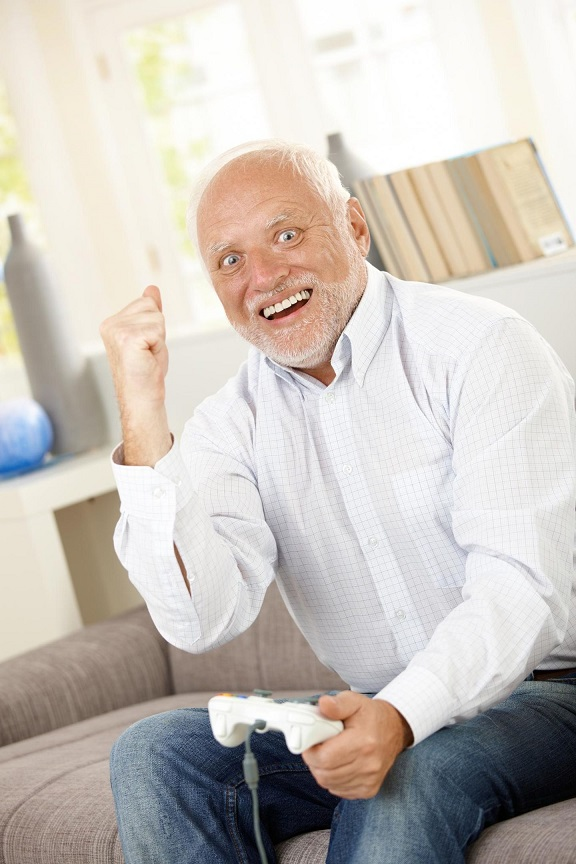
#> input picture images/harold_original.jpg, 576 x 864 px, found by its file name
$ jupyter execute Filtering.ipynb   (older library calls are emulated)
#> lines starting #> are read from the running program, lines starting #| are printed output that depends on the picture
<a href="https://colab.research.google.com/github/nerovalerius/convolution/blob/main/Filtering.ipynb" target="_parent"></a>

[cell 1]
import numpy as np
import cv2
from matplotlib import pyplot as plt
from skimage.util import random_noise
import urllib

[cell 2]
def show_img(img,title):
  plt.imshow(img,cmap='Greys_r')
  plt.title(title)
  plt.show()

[cell 3]
img = cv2.imread('harold_original.jpg',cv2.IMREAD_GRAYSCALE)
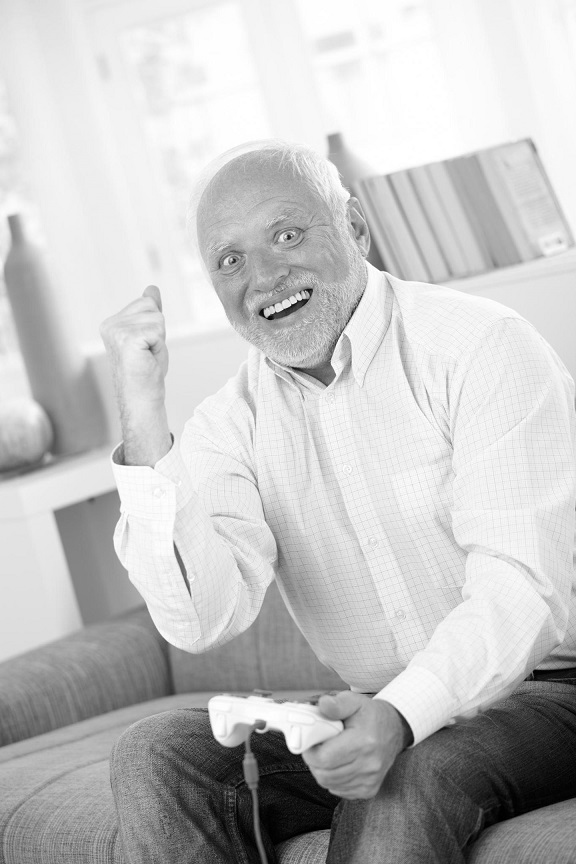
#> img: shape (864, 576); min 0, max 255, mean 195.1
show_img(img,"Original Image")

[cell 4]
img_noise = random_noise(img, mode='s&p')
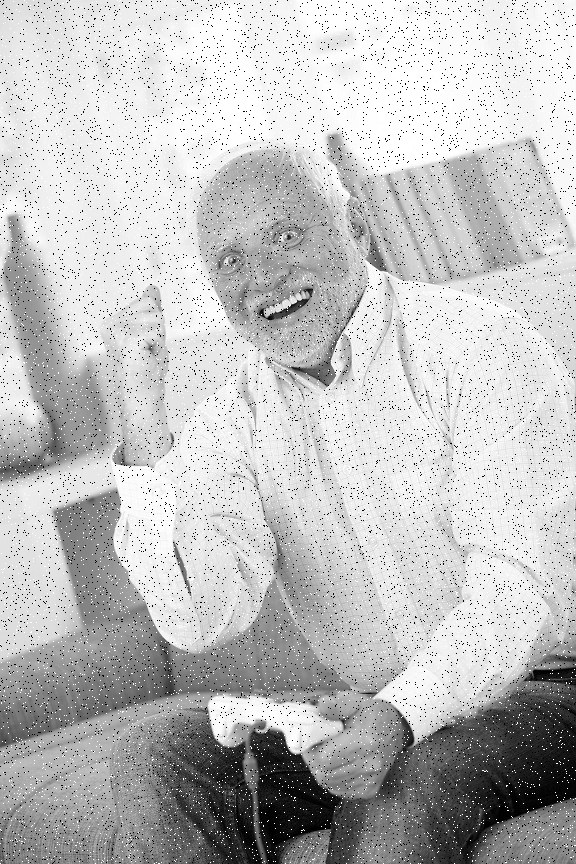
#> img_noise: shape (864, 576) float64; min 0, max 1, mean 0.752
# img_noise pixel values are in range(0,1) and I have to convert it to range(0,255)
# Convert it
img_noise = 255*img_noise
img_noise = img_noise.astype('uint8')
# Show the image
show_img(img_noise,"Image with Salt and Pepper Noise")

[cell 5]
# Apply mean filter
ker_size = 5
norm_fac = ker_size ** 2
kernel = np.ones((ker_size,ker_size),np.uint8)/norm_fac
img_filtered_avg = cv2.filter2D(img_noise,-1,kernel)
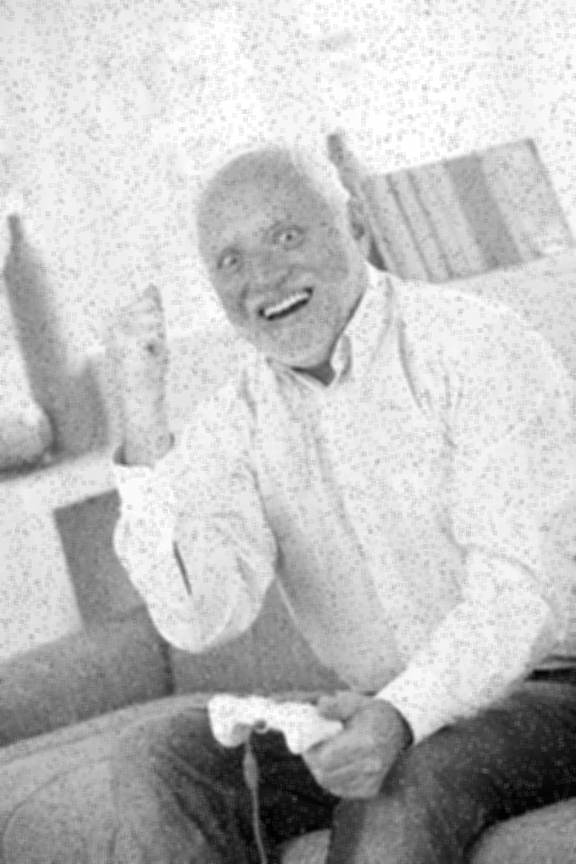
#> img_filtered_avg: shape (864, 576); min 1, max 255, mean 191.6
# when ddepth=-1, the output image will have the same depth as the source.
show_img(img_filtered_avg,"Mean Filter Applied")

[cell 6]
# Applying the median filter
median_filtered = cv2.medianBlur(img_noise,3)
# Second argument is the kernel size.
show_img(median_filtered,"Median Filter Applied")

# Sobel Edge Detection :

[cell 7]
Gx = cv2.Sobel(img,cv2.CV_16S,1,0)
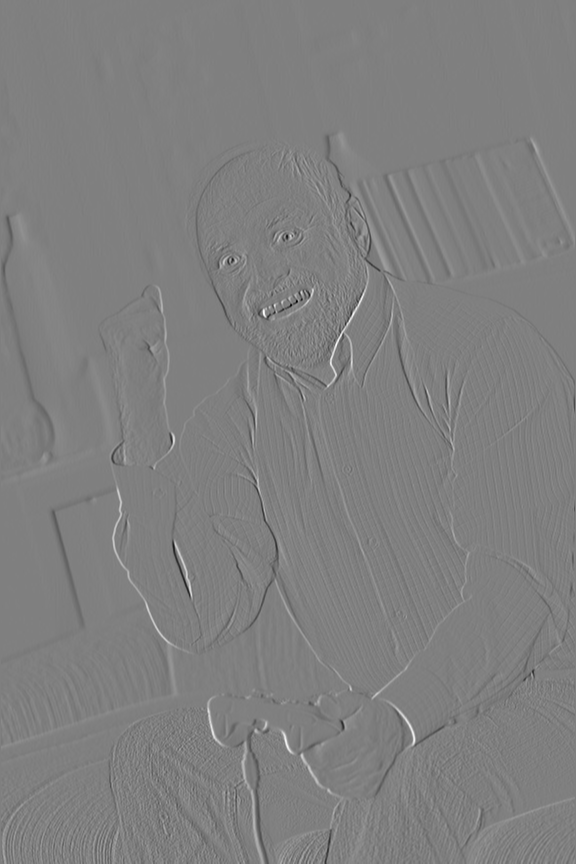
#> Gx: shape (864, 576) int16; min -759, max 755, mean -0.3; drawn with min black and max white
Gy = cv2.Sobel(img,cv2.CV_16S,0,1)
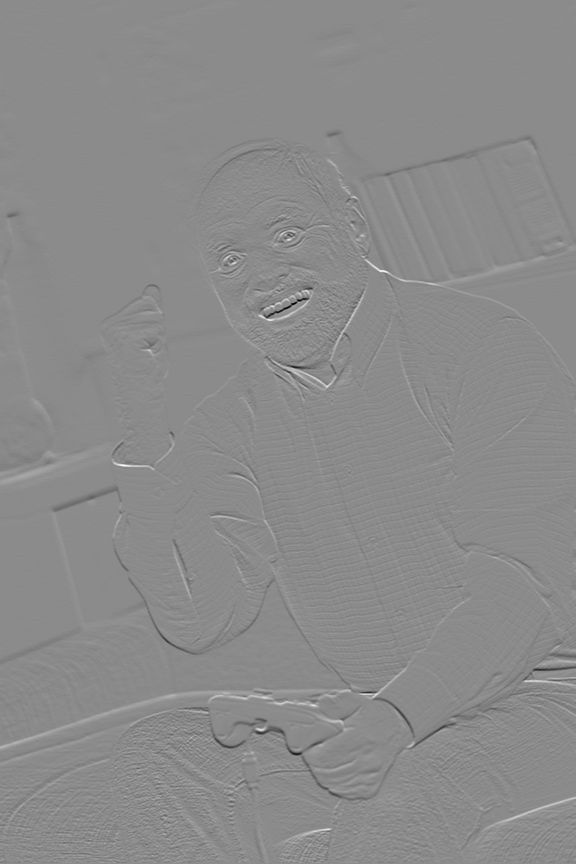
#> Gy: shape (864, 576) int16; min -826, max 685, mean -1.3; drawn with min black and max white
abs_x = cv2.convertScaleAbs(Gx)
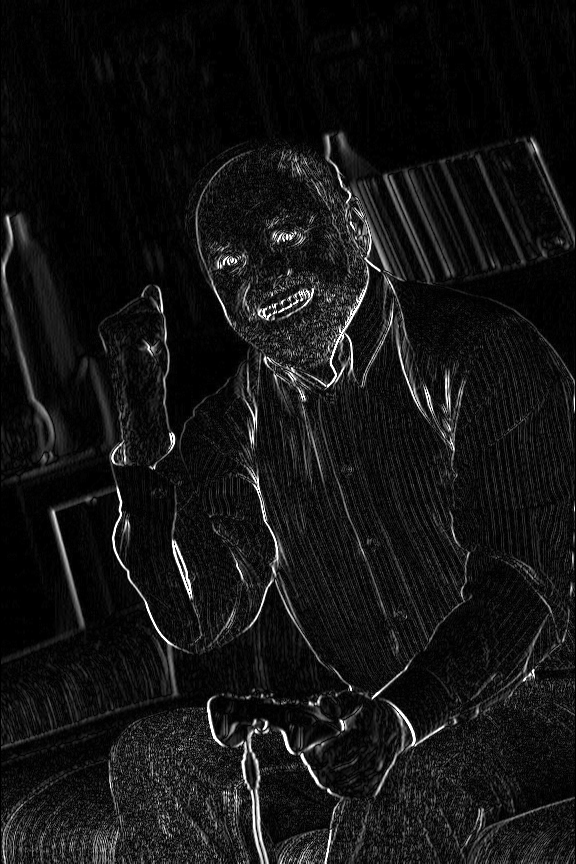
#> abs_x: shape (864, 576); min 0, max 255, mean 19.8
abs_y = cv2.convertScaleAbs(Gy)
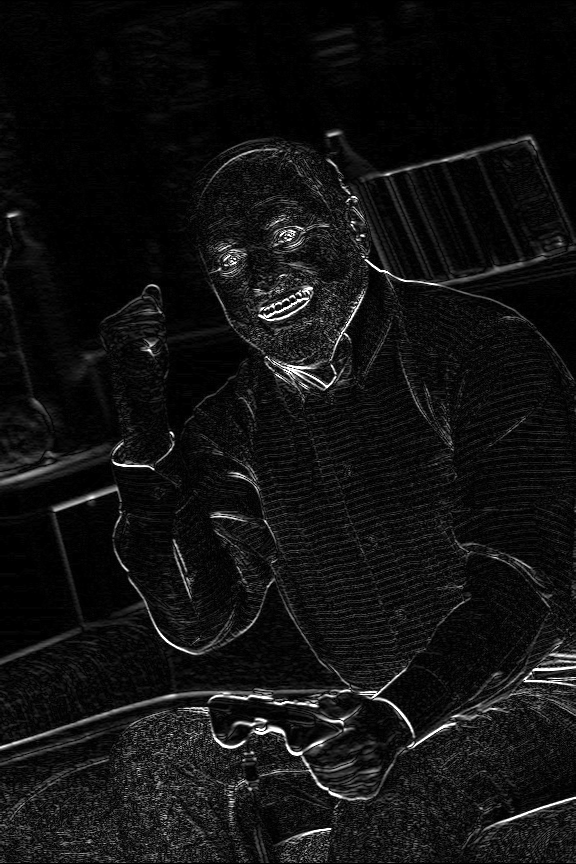
#> abs_y: shape (864, 576); min 0, max 255, mean 17.6
dst = cv2.addWeighted(abs_x,0.5,abs_y,0.5,0)
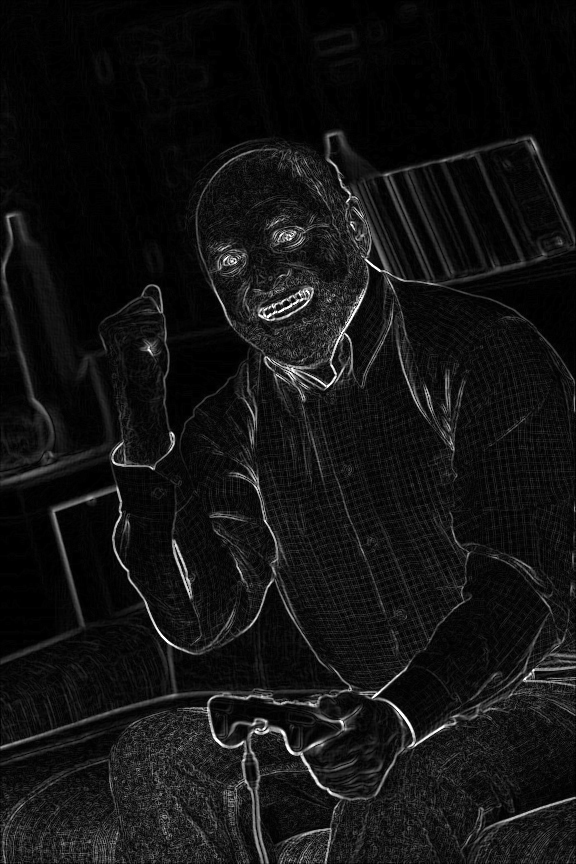
#> dst: shape (864, 576); min 0, max 255, mean 18.7
show_img(abs_x,"Gradient X")
show_img(abs_y,"Gradient Y")
show_img(dst,"Sobel Operator Applied")

$ run again, with images/chess.jpg copied over images/harold_original.jpg
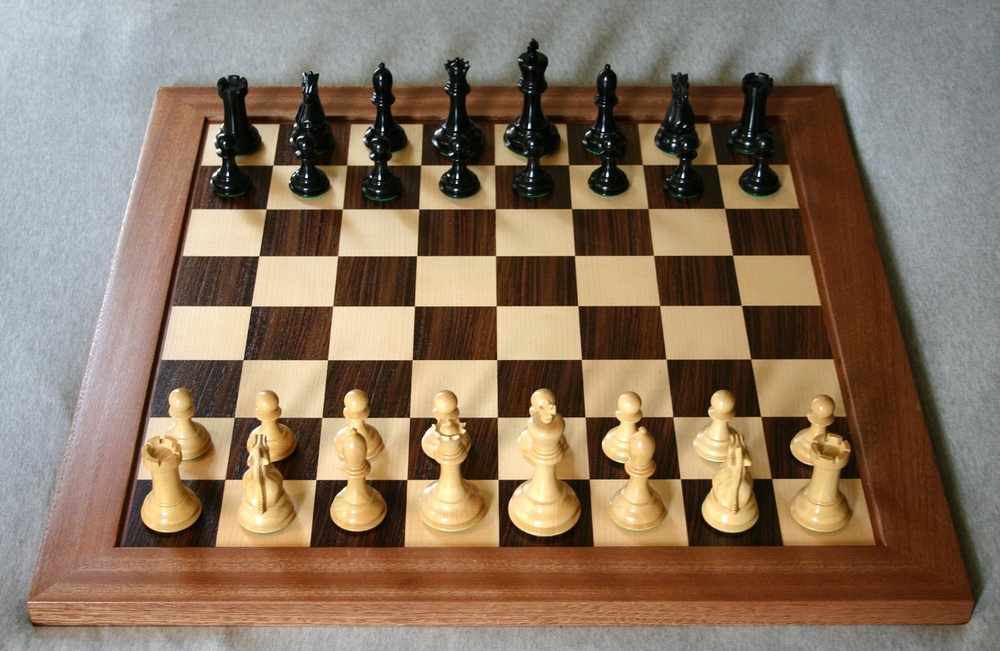
#> input picture images/chess.jpg, 1000 x 651 px, shrunk from 1306 x 850 before the run, found by its file name
#> `Gy = cv2.Sobel(img,cv2.CV_16S,0,1)`:
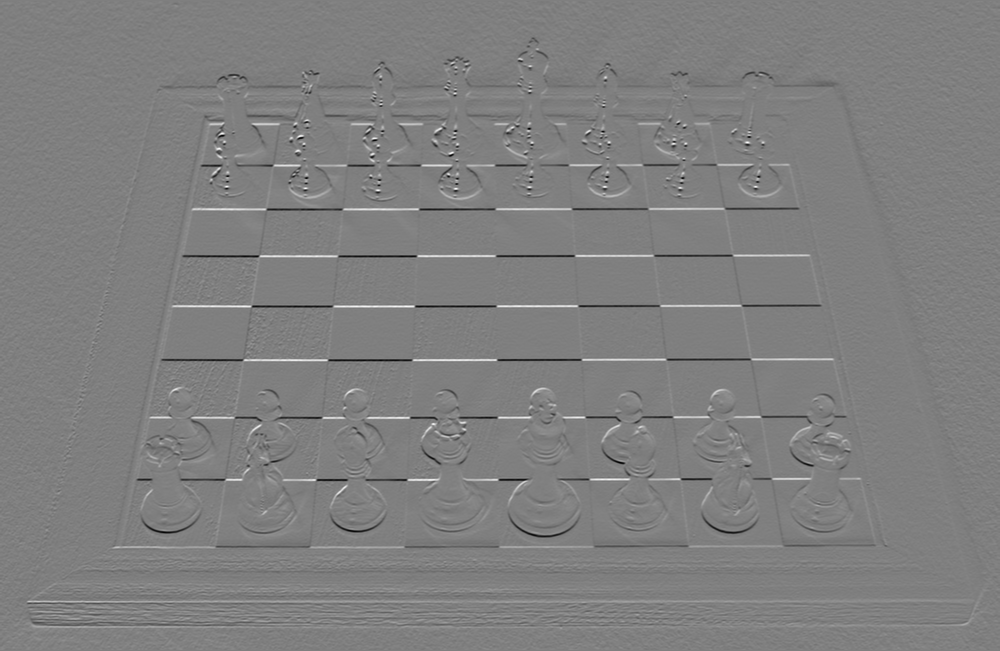
#> Gy: shape (651, 1000) int16; min -881, max 880, mean 0.1; drawn with min black and max white
#> `dst = cv2.addWeighted(abs_x,0.5,abs_y,0.5,0)`:
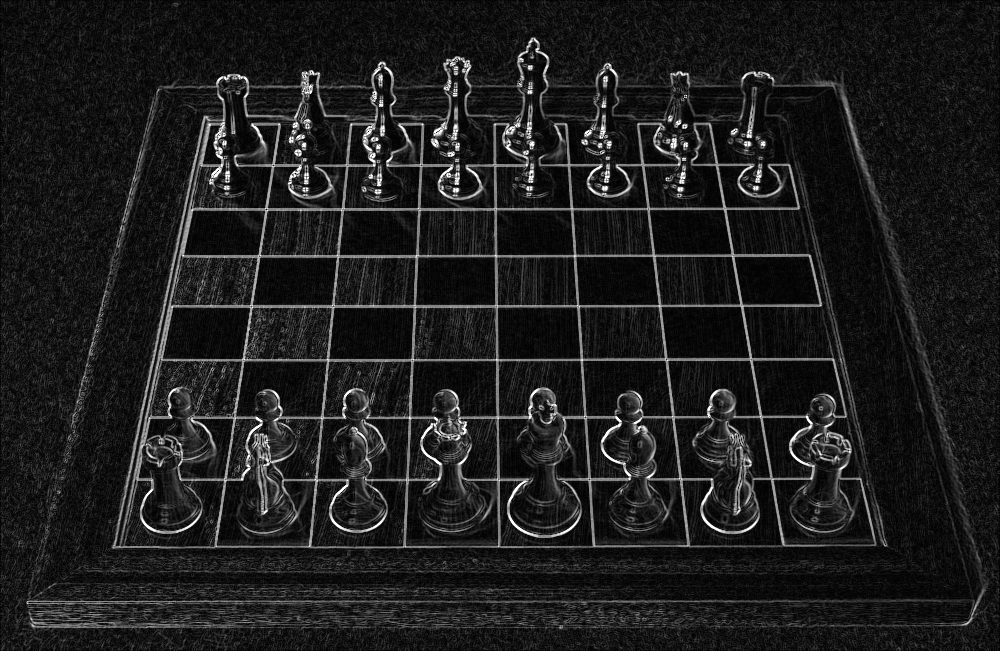
#> dst: shape (651, 1000); min 0, max 255, mean 29.7
